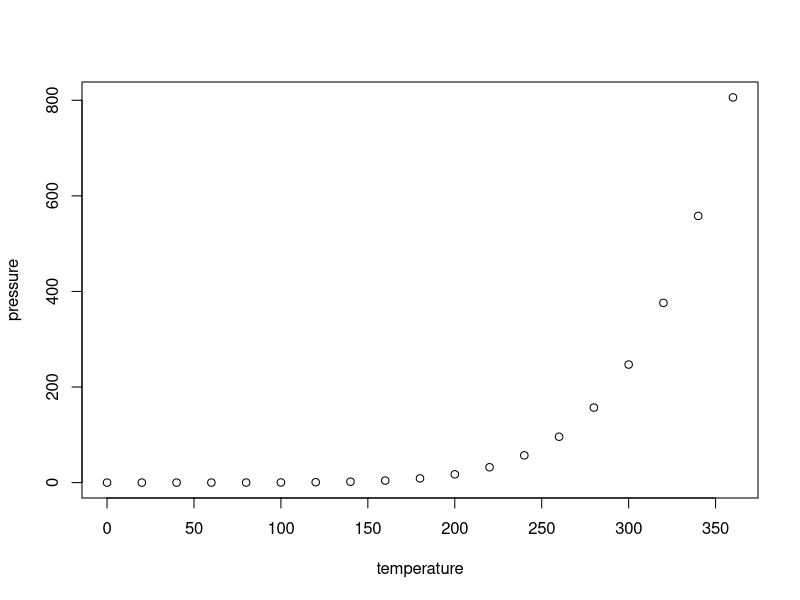
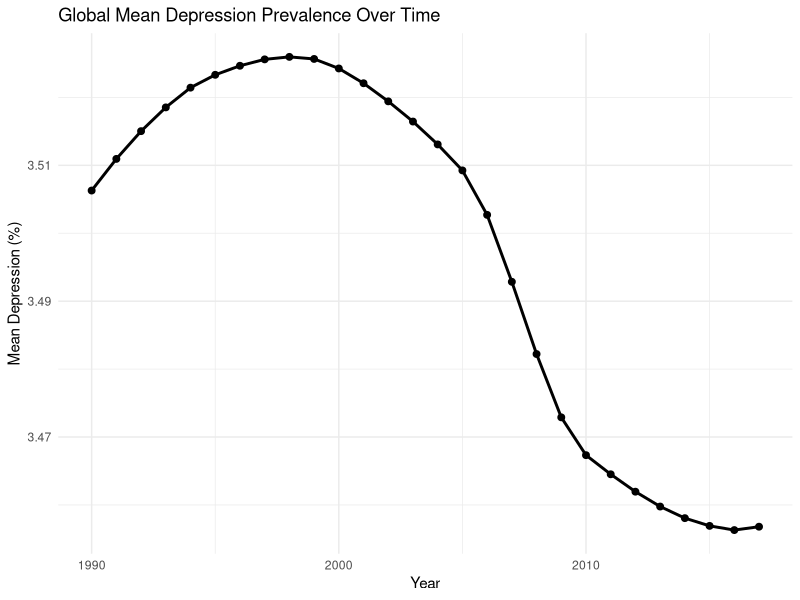
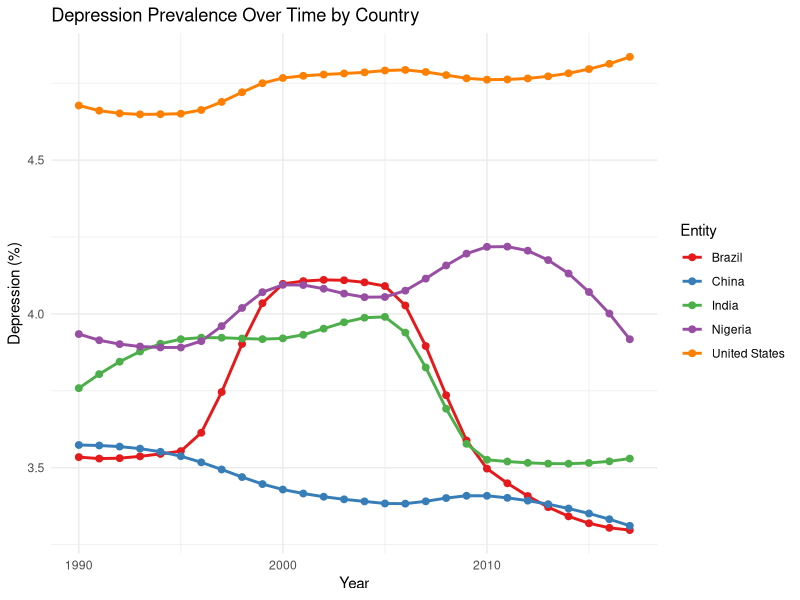
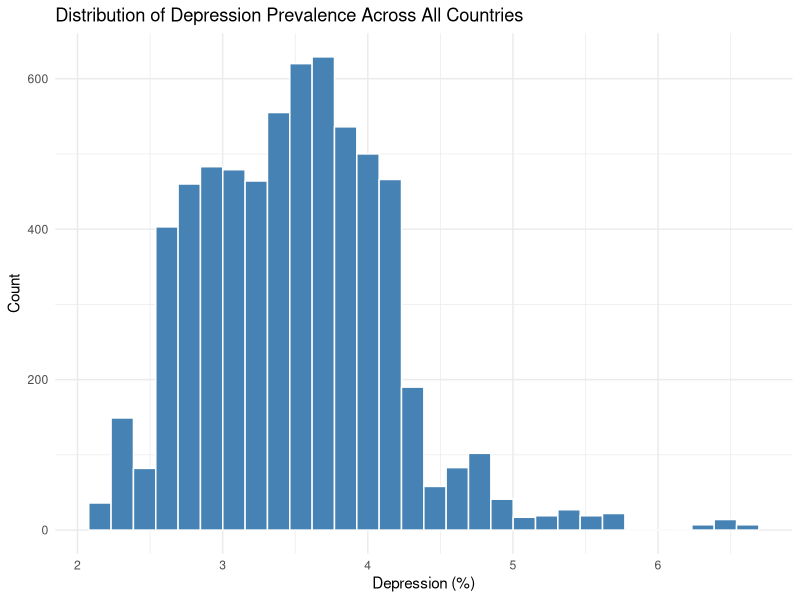
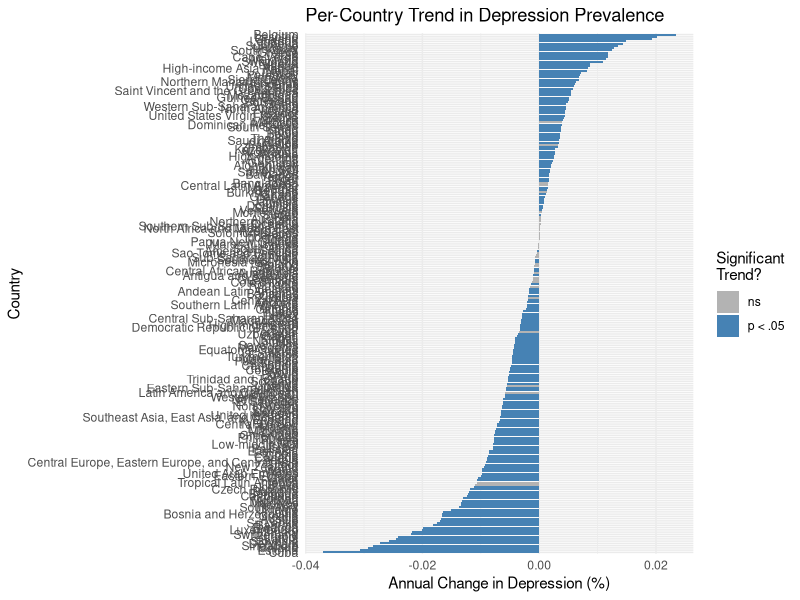

Here is the R script that generated these plots, in order: (Note: this script raises an error after producing the figures.)
## ---- chunk 1
knitr::opts_chunk$set(echo = TRUE)
## ---- chunk 2
summary(cars)
## ---- chunk 3
plot(pressure)
## ---- chunk 4
# Step 1: Load trimmed data and confirm structure

# 1.1 Install & load required packages
# install.packages(c("readr", "dplyr"))
library(readr)
library(dplyr)

# 1.2 Read in the trimmed CSV
mh <- read_csv("mental_health_trimmed.csv")

# 1.3 Quick checks
cat("Dimensions:", dim(mh), "\n\n")
cat("Column names:\n"); print(colnames(mh)); cat("\n")
cat("First 6 rows:\n"); print(head(mh)); cat("\n")
cat("Data types:\n"); str(mh); cat("\n")
cat("Summary of key variables:\n"); print(summary(select(mh, Year, 
    `Schizophrenia (%)`, `Bipolar disorder (%)`, `Depression (%)`, `Anxiety disorders (%)`))); 

# Step 2: hypotheses 
# Trend in Depression Over Time:
#   H0_trend: The slope of Depression (%) vs. Year is zero (no trend).
#   H1_trend: The slope is non-zero (there is an increasing or decreasing trend).
#
# Correlation Between Disorders:
#   H0_corr: No correlation exists between Depression (%) & Anxiety (%) 
#            and between Depression (%) & Bipolar (%).
#   H1_corr: A correlation exists between Depression & Anxiety and/or Depression & Bipolar.

# Next: we can proceed to EDA (plots of Depression over time) or run statistical tests.

## ---- chunk 5
# Step 3: Exploratory Data Analysis (EDA)

# 3.1 Load plotting libraries
library(ggplot2)
library(dplyr)
## ---- chunk 6
# 3.2 Global average depression trend over time
global_trend <- mh %>%
  group_by(Year) %>%
  summarise(mean_depr = mean(`Depression (%)`, na.rm = TRUE))

ggplot(global_trend, aes(x = Year, y = mean_depr)) +
  geom_line(linewidth = 1) +
  geom_point(size = 2) +
  labs(
    title = "Global Mean Depression Prevalence Over Time",
    x     = "Year",
    y     = "Mean Depression (%)"
  ) +
  theme_minimal()
## ---- chunk 7
# 3.3 Depression trends for selected countries
selected_countries <- c("United States", "India", "China", "Brazil", "Nigeria")

mh_sel <- mh %>%
  filter(Entity %in% selected_countries)

ggplot(mh_sel, aes(x = Year, y = `Depression (%)`, color = Entity)) +
  geom_line(linewidth = 1) +
  geom_point(size = 2) +
  labs(
    title = "Depression Prevalence Over Time by Country",
    x     = "Year",
    y     = "Depression (%)"
  ) +
  theme_minimal() +
  scale_color_brewer(palette = "Set1")
## ---- chunk 8
# 3.4 Distribution of Depression (%) across all countries
ggplot(mh, aes(x = `Depression (%)`)) +
  geom_histogram(bins = 30, fill = "steelblue", color = "white") +
  labs(
    title = "Distribution of Depression Prevalence Across All Countries",
    x     = "Depression (%)",
    y     = "Count"
  ) +
  theme_minimal()
## ---- chunk 9
# Step 4: Statistical Testing (fixed Shapiro-Wilk sample-size issue)

# 4.1 Shapiro–Wilk normality test for Depression (%)
#    Shapiro-Wilk in R only accepts up to 5000 observations,
#    so we’ll take a random subsample if needed.

depr <- mh$`Depression (%)`
if (length(depr) > 5000) {
  set.seed(42)
  depr_sample <- sample(depr, 5000)
} else {
  depr_sample <- depr
}
shapiro.test(depr_sample)
## ---- chunk 10
# 4.2 Spearman’s ρ: Depression vs. Anxiety Disorders
cor.test(
  mh$`Depression (%)`,
  mh$`Anxiety disorders (%)`,
  method = "spearman",
  exact = FALSE
)

## ---- chunk 11
# 4.3 Spearman’s ρ: Depression vs. Bipolar Disorder
cor.test(
  mh$`Depression (%)`,
  mh$`Bipolar disorder (%)`,
  method = "spearman",
  exact = FALSE
)


## ---- chunk 12
# 4.4 Kendall’s τ: Depression vs. Anxiety Disorders
cor.test(
  mh$`Depression (%)`,
  mh$`Anxiety disorders (%)`,
  method = "kendall"
)

## ---- chunk 13
# 4.5 Kendall’s τ: Depression vs. Bipolar Disorder
cor.test(
  mh$`Depression (%)`,
  mh$`Bipolar disorder (%)`,
  method = "kendall"
)

## ---- chunk 14
# 4.6 Global Linear Trend: Depression (%) ~ Year
lm_global <- lm(`Depression (%)` ~ Year, data = mh)
summary(lm_global)

## ---- chunk 15
# 7. United States Trend: Depression (%) ~ Year
lm_us <- lm(`Depression (%)` ~ Year, data = subset(mh, Entity == "United States"))
summary(lm_us)

## ---- chunk 16
# 5.1 Load needed packages
library(dplyr)
library(broom)

# 5.2 Fit a separate lm for each country
country_trends <- mh %>%
  group_by(Entity) %>%
  do(tidy(lm(`Depression (%)` ~ Year, data = .))) %>%
  filter(term == "Year") %>%       # keep only the Year coefficient
  select(Entity, estimate, std.error, p.value) %>%
  rename(
    slope    = estimate,
    se_slope = std.error,
    p_slope  = p.value
  )

# 5.3 View the first few countries
head(country_trends, 10)

## ---- chunk 17
library(ggplot2)

ggplot(country_trends, aes(x = reorder(Entity, slope), y = slope, fill = p_slope < 0.05)) +
  geom_col() +
  coord_flip() +
  scale_fill_manual(values = c("FALSE" = "grey70", "TRUE" = "steelblue"),
                    labels = c("ns", "p < .05")) +
  labs(
    title = "Per-Country Trend in Depression Prevalence",
    x     = "Country",
    y     = "Annual Change in Depression (%)",
    fill  = "Significant\nTrend?"
  ) +
  theme_minimal()

## ---- chunk 18
# 2. PCA on Multi-Disorder Prevalences
install (ggfortify)
library(dplyr)
library(ggfortify)

# Average each country over time
pca_df <- mh %>%
  group_by(Entity) %>%
  summarise(across(
    c(`Schizophrenia (%)`, `Bipolar disorder (%)`,
      `Anxiety disorders (%)`, `Depression (%)`),
    mean, na.rm = TRUE
  )) %>%
  column_to_rownames("Entity")

# Run PCA
pca_res <- prcomp(pca_df, scale. = TRUE)

# Scree plot
autoplot(pca_res, data = pca_df, loadings = FALSE) +
  labs(title = "PCA: Disorder Prevalence Across Countries")

# Biplot of first two PCs
autoplot(pca_res, data = pca_df, loadings = TRUE, loadings.label = TRUE) +
  labs(title = "PCA Biplot: Disorder Prevalence Across Countries")
